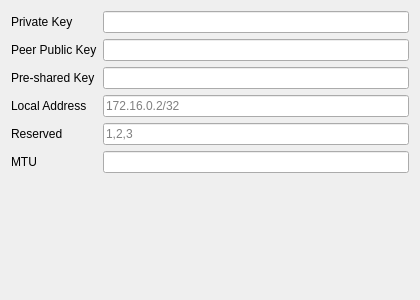
<?xml version="1.0" encoding="UTF-8"?>
<ui version="4.0">
 <class>EditWG</class>
 <widget class="QWidget" name="EditWG">
  <property name="geometry">
   <rect>
    <x>0</x>
    <y>0</y>
    <width>420</width>
    <height>300</height>
   </rect>
  </property>
  <property name="windowTitle">
   <string>Edit WireGuard</string>
  </property>
  <layout class="QGridLayout" name="gridLayout">
   <item row="0" column="0">
    <widget class="QLabel" name="private_key_l">
     <property name="text">
      <string>Private Key</string>
     </property>
    </widget>
   </item>
   <item row="0" column="1">
    <widget class="QLineEdit" name="private_key"/>
   </item>
   <item row="1" column="0">
    <widget class="QLabel" name="peer_public_key_l">
     <property name="text">
      <string>Peer Public Key</string>
     </property>
    </widget>
   </item>
   <item row="1" column="1">
    <widget class="QLineEdit" name="peer_public_key"/>
   </item>
   <item row="2" column="0">
    <widget class="QLabel" name="pre_shared_key_l">
     <property name="text">
      <string>Pre-shared Key</string>
     </property>
    </widget>
   </item>
   <item row="2" column="1">
    <widget class="QLineEdit" name="pre_shared_key"/>
   </item>
   <item row="3" column="0">
    <widget class="QLabel" name="local_address_l">
     <property name="text">
      <string>Local Address</string>
     </property>
    </widget>
   </item>
   <item row="3" column="1">
    <widget class="QLineEdit" name="local_address">
     <property name="placeholderText">
      <string notr="true">172.16.0.2/32</string>
     </property>
    </widget>
   </item>
   <item row="4" column="0">
    <widget class="QLabel" name="reserved_l">
     <property name="text">
      <string>Reserved</string>
     </property>
    </widget>
   </item>
   <item row="4" column="1">
    <widget class="QLineEdit" name="reserved">
     <property name="placeholderText">
      <string notr="true">1,2,3</string>
     </property>
    </widget>
   </item>
   <item row="5" column="0">
    <widget class="QLabel" name="mtu_l">
     <property name="text">
      <string>MTU</string>
     </property>
    </widget>
   </item>
   <item row="5" column="1">
    <widget class="QLineEdit" name="mtu"/>
   </item>
   <item row="6" column="1">
    <spacer name="verticalSpacer">
     <property name="orientation">
      <enum>Qt::Vertical</enum>
     </property>
     <property name="sizeHint" stdset="0">
      <size>
       <width>20</width>
       <height>40</height>
      </size>
     </property>
    </spacer>
   </item>
  </layout>
 </widget>
 <resources/>
 <connections/>
</ui>
